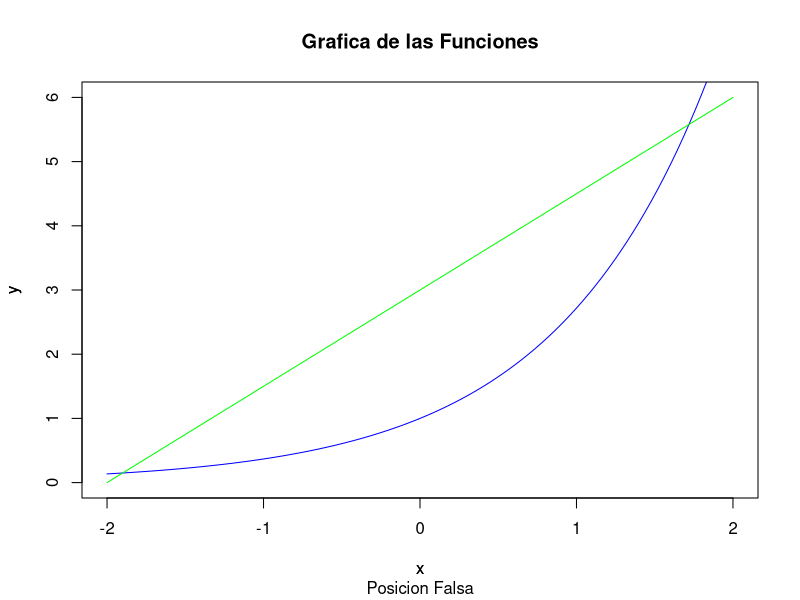
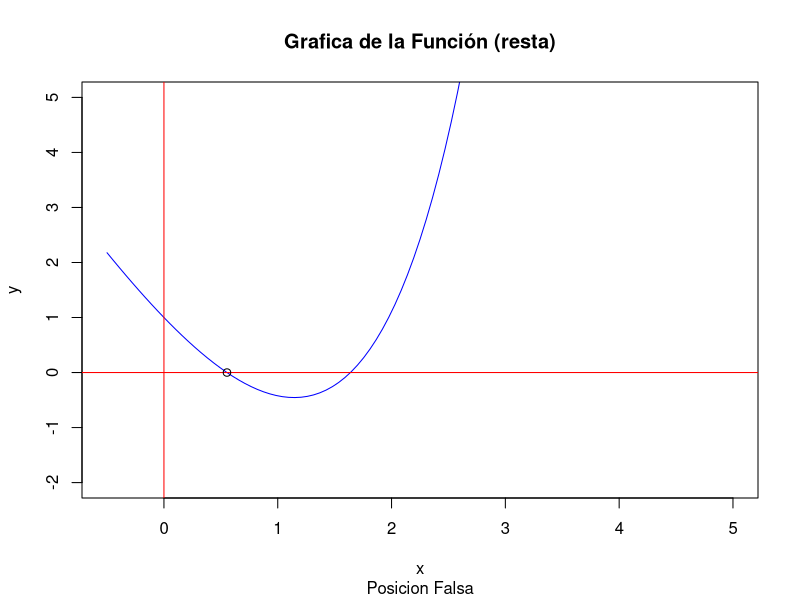
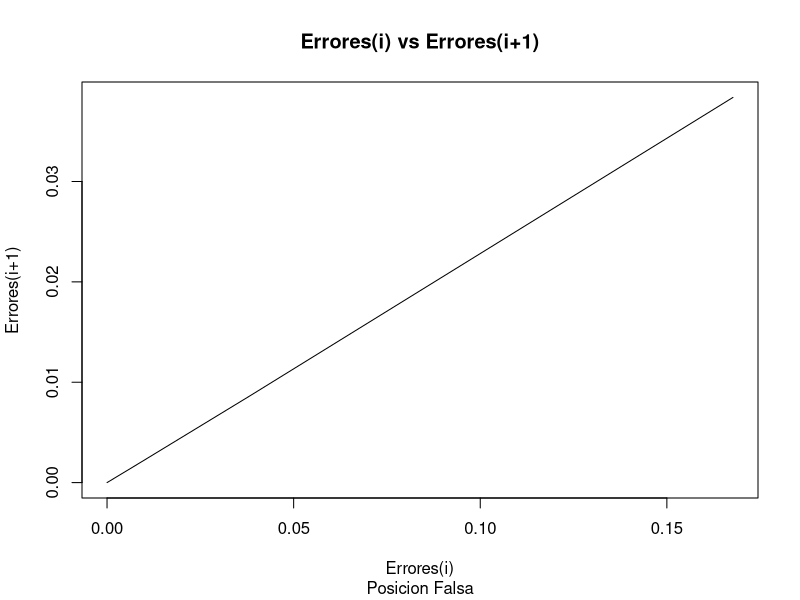
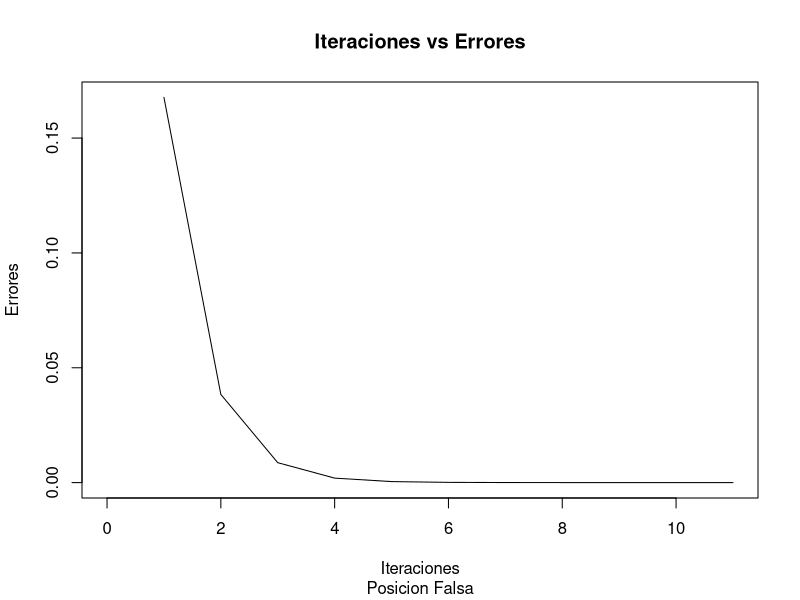
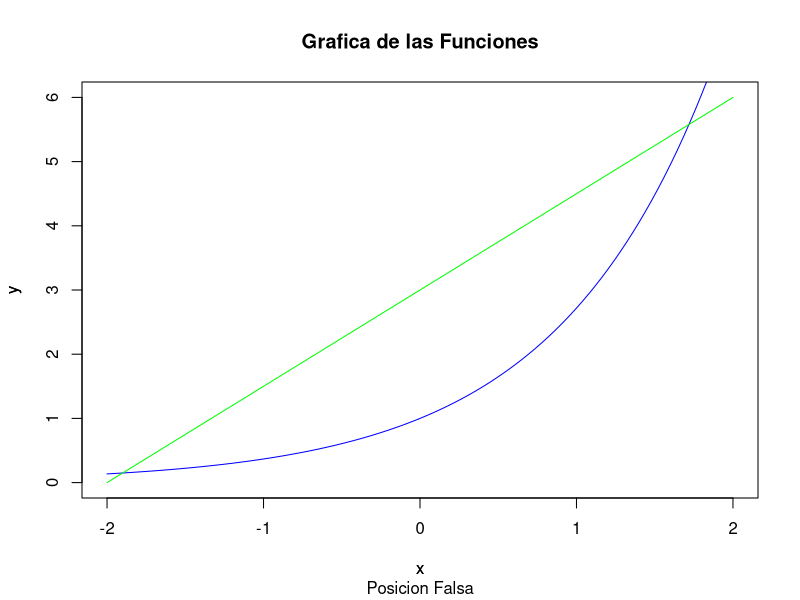
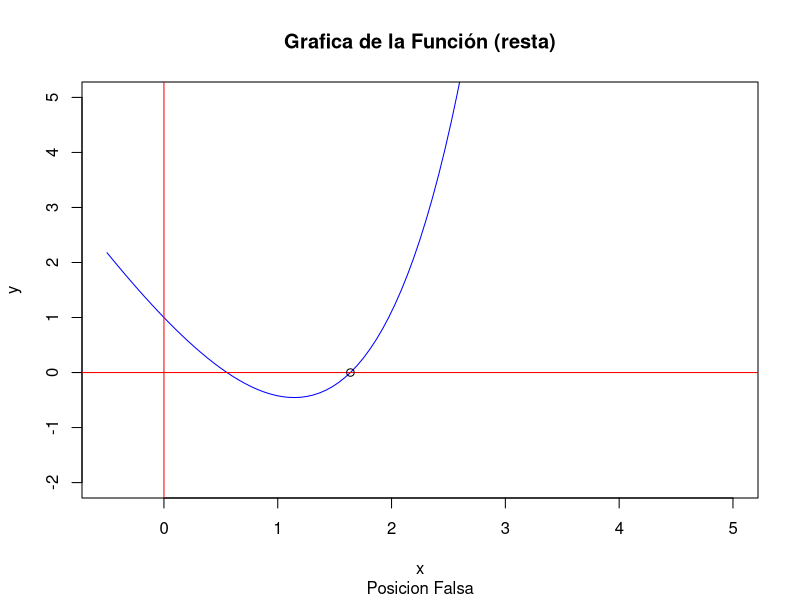
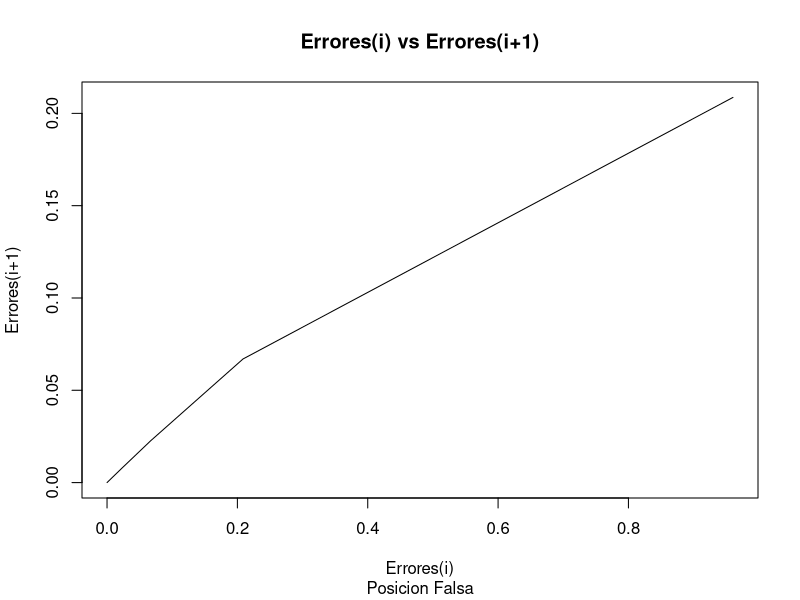
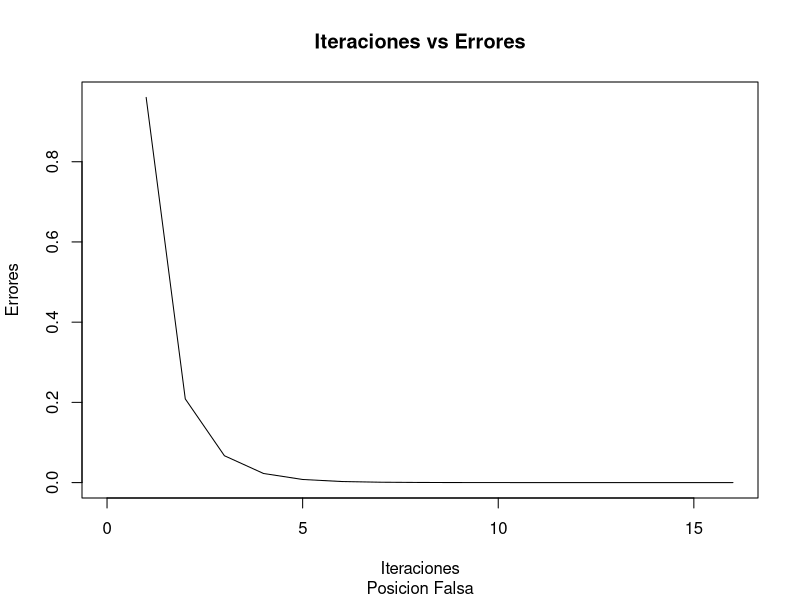

The R script that drew these images, in order:
#-------------------------------------------------------------------------------
#                           Ejercicios raiz con metodos
#-------------------------------------------------------------------------------

fe<-function(x)
{
  signif(exp(1), 5)^x
}

fpi<-function(x)
{
  signif(pi,5)*x
}

f1<-function(x)
{
  signif(exp(1), 5)^x-signif(pi,5)*x
}

f1p<-function(x)
{
  signif(exp(1), 5)^x-signif(pi,5)
}

#----------------------------------------
#             Posicion Falsa
#----------------------------------------

falsaPosicion <- function(Fx, F1x, a, b, err) 
{
  
  plot(fe, xlim = c(-2,2), ylim = c(0,6), col = "blue", main = "Grafica de las Funciones", sub = "Posicion Falsa", xlab = "x", ylab = "y")
  par(new=TRUE)
  curve(fpi, type = "l", col="green", axes=FALSE, ylab = "y")
  par(new=FALSE)
  
  plot(Fx, xlim = c(-0.5,5), ylim = c(-2,5), col = "blue", main = "Grafica de la Función (resta)", sub = "Posicion Falsa", xlab = "x", ylab = "y")
  abline(h=0, v=0, col="red")
  
  m<-c()
  y<-c()
  iteraciones<-c()
  
  it = 0
  error = 1
  while (error > err) {
    
    x = (Fx(b)*a-Fx(a)*b)/(Fx(b)-Fx(a))
    
    if (Fx(x) == 0) {
      break
    }
    
    if (Fx(x)*Fx(a) < 0) {
      b = x
    }
    else {
      a = x
    }
    
    e2<-error
    error = abs(Fx(x)/F1x(x))
    
    if(it>=1)
    {
      m<-c(m,e2)
      y<-c(y,error)
    }
    
    cat("X=",x,"\t","E=",error,"\t","Iteracion=",it,"\n")
    
    it = it + 1
  }
  
  points(x,0)
  
  plot(Fx, xlim = c(0,max(m)), ylim = c(0,max(y)), col = "white", main = "Errores(i) vs Errores(i+1)", sub = "Posicion Falsa", xlab = "Errores(i)", ylab = "Errores(i+1)")
  lines(m, y, type = "l")
  
  m<-c(m,y[it-1])
  iteraciones<-c(1:it)
  plot(Fx, xlim = c(0,iteraciones[it]), ylim = c(0,m[1]), col = "white", main = "Iteraciones vs Errores", sub = "Posicion Falsa", xlab = "Iteraciones", ylab = "Errores")
  lines(iteraciones, m, type = "l")
  
}

falsaPosicion(f1,f1p,0, 1, 10e-8)
falsaPosicion(f1,f1p,1, 2, 10e-8)
